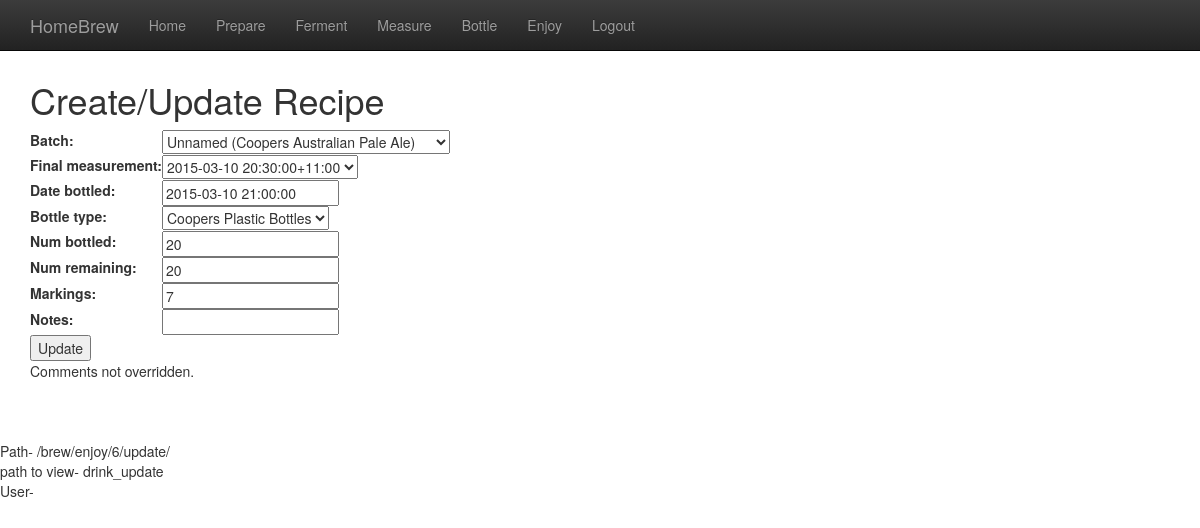
The app's page /brew/enjoy/6/update/, older data.
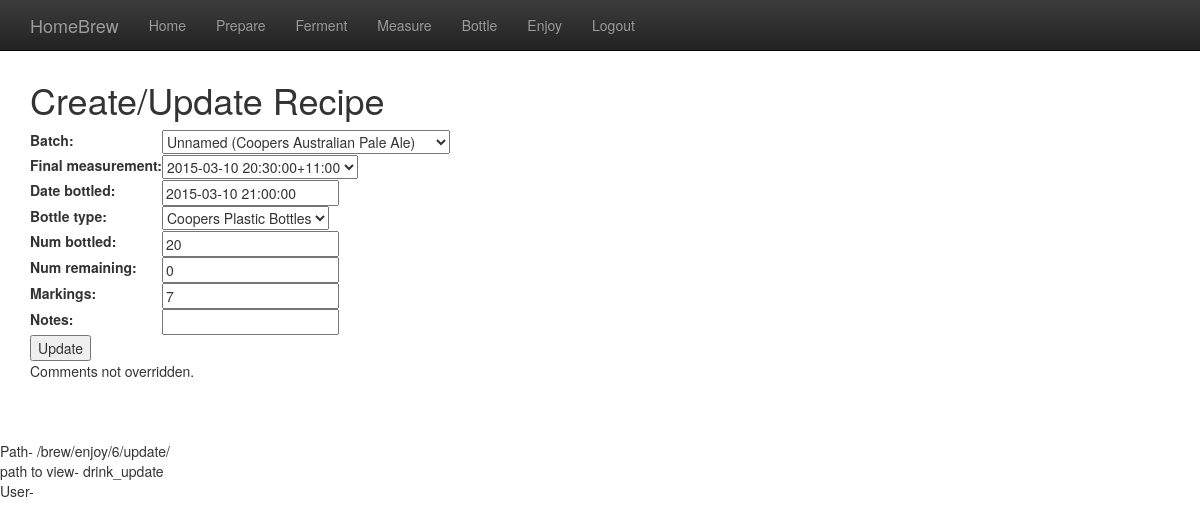
The same page, newer data.
### brew/models.py (models this page shows, shortened)
class Bottling(models.Model):
    class Meta:
        ordering = ['-date']
    batch = models.ForeignKey(Batch)
    final_measurement = models.ForeignKey(Measurement)
    date = models.DateTimeField('date bottled')
    bottle_type = models.ForeignKey(BottleType)
    num_bottled = models.IntegerField(default=0)
    num_remaining = models.IntegerField(default=0)
    markings = models.CharField(max_length=10, blank=True, null=True)
    notes = models.CharField(max_length=200, blank=True, null=True)

### brew/views.py (the view)
# urls.py: url(r'^enjoy/(?P<pk>\d+)/update/$', views.DrinkUpdate.as_view(), name='drink_update'),
class DrinkUpdate(generic.UpdateView):
    form_class = BottlingForm
    model = Bottling
    template_name = "brew/drink_form.html"

### brew/models.py
class BottlingForm(forms.ModelForm):
    class Meta:
        model = Bottling
        exclude = ['Batch']
        widgets = {
            'date': forms.TextInput(attrs={'class': 'form_datetime'}),
        }

### brew/models.py (called while the page is built)
    def __str__(self):
        return self.name

    def __str__(self):
        return self.name

    def __str__(self):
        if self.name == '':
            friendly = 'Unnamed'
        else:
            friendly = self.name
        friendly = friendly + ' (' + force_text(self.recipe) + ')'
        return friendly

    def __str__(self):
        return str(localtime(self.date))

### brew/templatetags/brew_extras.py (called while the page is built)
@register.simple_tag
def active_page(request, view_name):
    from django.core.urlresolvers import resolve, Resolver404
    if not request:
        return ""
    try:
        return "active" if resolve(request.path_info).url_name == view_name else ""
    except Resolver404:
        return ""

@register.filter
def tourl(value): # Only one argument.
    from django.core.urlresolvers import resolve, Resolver404
    return resolve(value).url_name

### brew/templates/brew/drink_form.html (shortened to what this page needs)
{% extends "brew/base.html" %}
{% block content %}
<h1>Create/Update Recipe</h1>
<form action="" method="post">{% csrf_token %}
    <table>
        {{ form }}
    </table>
    {% if form.instance.pk != None %}
        <input type="submit" value="Update" />
    {% else %}
        <input type="submit" value="Create" />
    {% endif %}
</form>
{% endblock %}

Row changes from the older to the newer data that the page shows:
changed Bottling "Unnamed (Coopers Australian Pale Ale)": num_remaining "20" → "0"
